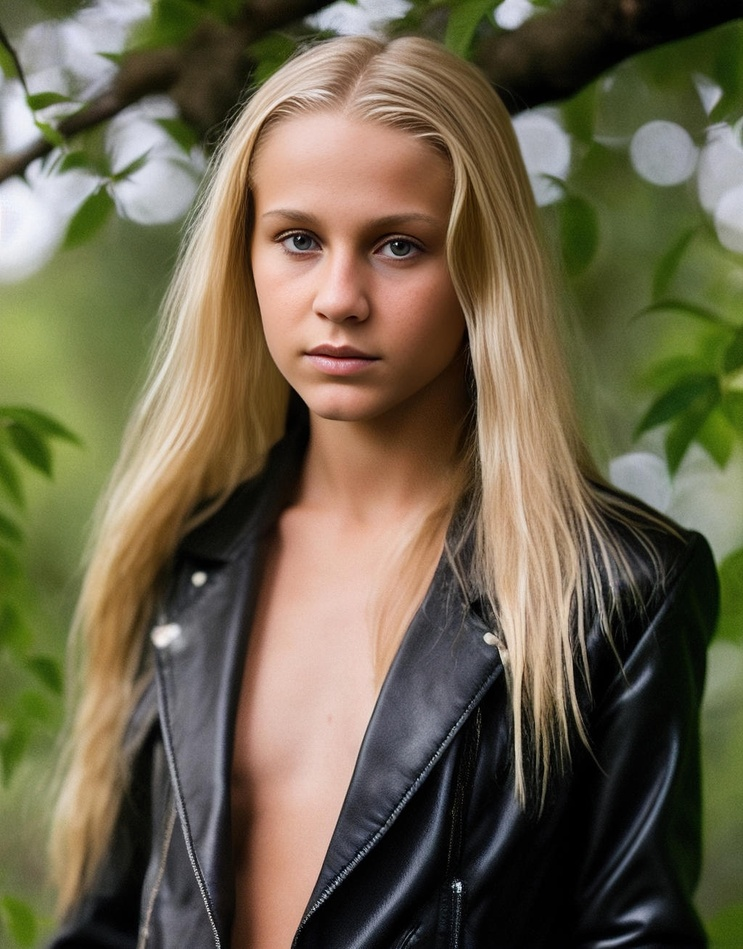
#> input picture 2_wm.jpg, 743 x 949 px, shrunk from 1024 x 1308 before the run
$ python testPillowkernel.py
#> lines starting #> are read from the running program, lines starting #| are printed output that depends on the picture
from PIL import Image, ImageFilter, ImageChops, ImageMath
import numpy as np
import math as m


InputImage = Image.open('2_wm.jpg')
#> InputImage is the input picture: PIL image 743x949 RGB; mean R, G, B 108.5, 99.5, 76.2
InputImage.load()
InputImage = InputImage.convert(mode='RGB')

kernel = (-1,0,1,
          -1,0,1,
          -1,0,1,)

ImgOutput = InputImage.filter(ImageFilter.Kernel((3,3),kernel,1,0))
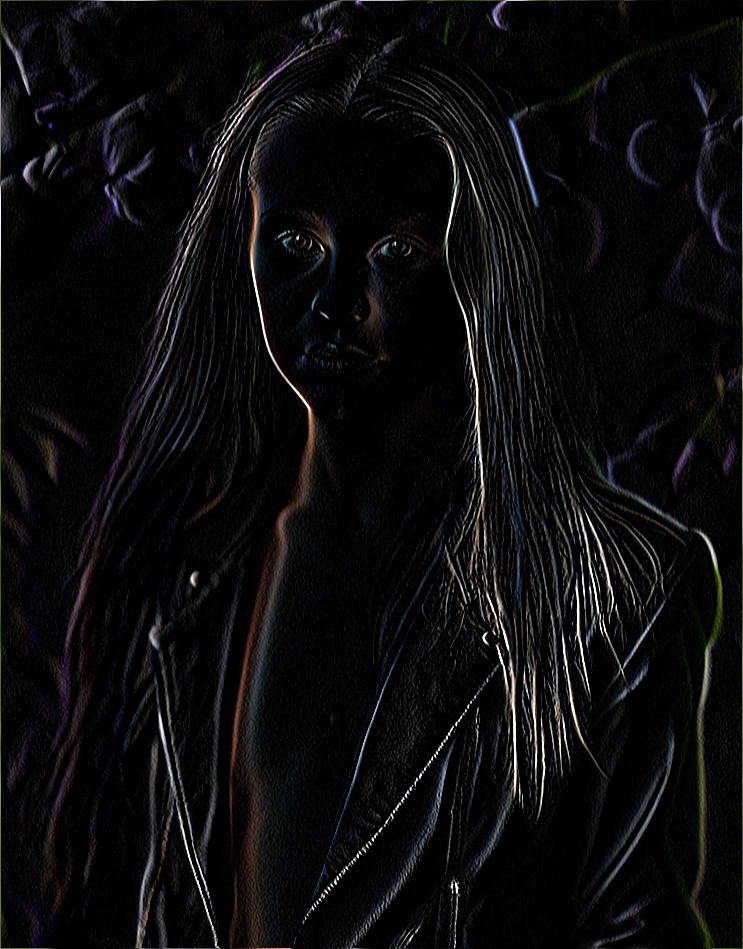
#> ImgOutput: PIL image 743x949 RGB; mean R, G, B 11.8, 11.5, 11.9

ImgOutput.show()

$ run again, with 1_wm.png saved as 2_wm.jpg
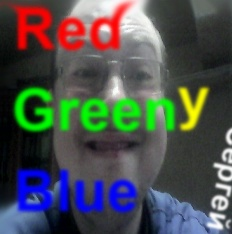
#> input picture 1_wm.png, 232 x 234 px
#> InputImage is the input picture: PIL image 232x234 RGB; mean R, G, B 75.8, 80.7, 78.4
#> `ImgOutput = InputImage.filter(ImageFilter.Kernel((3,3),kernel,1,0))`:
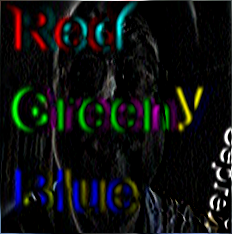
#> ImgOutput: PIL image 232x234 RGB; mean R, G, B 16, 18.1, 17.1

$ run again, with image.png saved as 2_wm.jpg
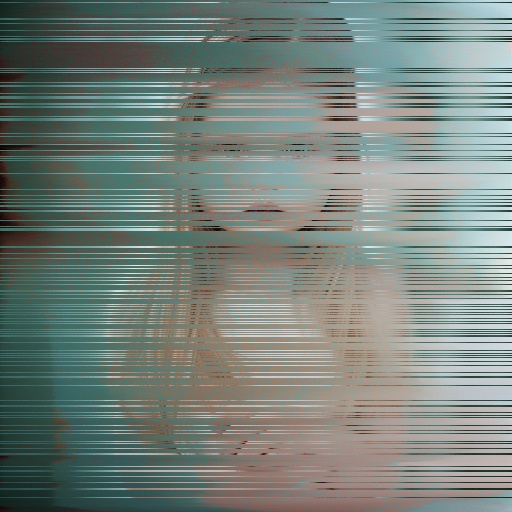
#> input picture image.png, 512 x 512 px
#> InputImage is the input picture: PIL image 512x512 RGB; mean R, G, B 120, 130.9, 124.7
#> `ImgOutput = InputImage.filter(ImageFilter.Kernel((3,3),kernel,1,0))`:
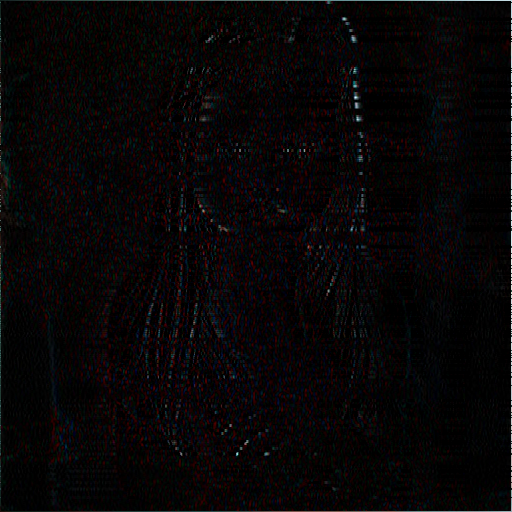
#> ImgOutput: PIL image 512x512 RGB; mean R, G, B 8.3, 5.8, 6.4
